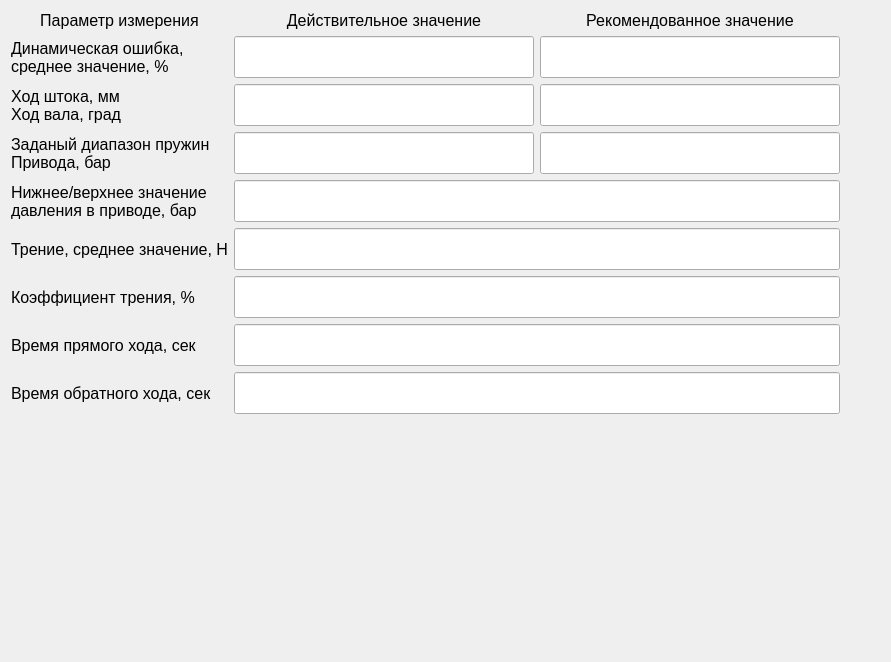
          <widget class="QWidget" name="tab_reportGenerationGeneral_resultsTable">
           <attribute name="title">
            <string>Результат диагностики</string>
           </attribute>
           <layout class="QGridLayout" name="gridLayout_7">
            <property name="sizeConstraint">
             <enum>QLayout::SizeConstraint::SetDefaultConstraint</enum>
            </property>
            <item row="8" column="0">
             <widget class="QLabel" name="label_resultsTable_strokeTest_forwardTime">
              <property name="sizePolicy">
               <sizepolicy hsizetype="Preferred" vsizetype="Preferred">
                <horstretch>0</horstretch>
                <verstretch>0</verstretch>
               </sizepolicy>
              </property>
              <property name="minimumSize">
               <size>
                <width>0</width>
                <height>42</height>
               </size>
              </property>
              <property name="font">
               <font>
                <family>Segoe UI</family>
                <pointsize>12</pointsize>
                <stylestrategy>PreferDefault</stylestrategy>
               </font>
              </property>
              <property name="text">
               <string>Время прямого хода, сек</string>
              </property>
             </widget>
            </item>
            <item row="2" column="0">
             <widget class="QLabel" name="label_resultsTable_strokeReal_strokeRecomend">
              <property name="sizePolicy">
               <sizepolicy hsizetype="Preferred" vsizetype="Maximum">
                <horstretch>0</horstretch>
                <verstretch>0</verstretch>
               </sizepolicy>
              </property>
              <property name="minimumSize">
               <size>
                <width>0</width>
                <height>42</height>
               </size>
              </property>
              <property name="font">
               <font>
                <family>Segoe UI</family>
                <pointsize>12</pointsize>
                <stylestrategy>PreferDefault</stylestrategy>
               </font>
              </property>
              <property name="text">
               <string>Ход штока, мм
Ход вала, град</string>
              </property>
             </widget>
            </item>
            <item row="0" column="2">
             <widget class="QLabel" name="label_resultsTable_titleRecommendedValue">
              <property name="sizePolicy">
               <sizepolicy hsizetype="Preferred" vsizetype="Preferred">
                <horstretch>0</horstretch>
                <verstretch>0</verstretch>
               </sizepolicy>
              </property>
              <property name="minimumSize">
               <size>
                <width>300</width>
                <height>0</height>
               </size>
              </property>
              <property name="font">
               <font>
                <family>Segoe UI</family>
                <pointsize>12</pointsize>
                <stylestrategy>PreferDefault</stylestrategy>
               </font>
              </property>
              <property name="lineWidth">
               <number>1</number>
              </property>
              <property name="text">
               <string>Рекомендованное значение</string>
              </property>
              <property name="alignment">
               <set>Qt::AlignmentFlag::AlignCenter</set>
              </property>
             </widget>
            </item>
            <item row="1" column="0">
             <widget class="QLabel" name="label_resultsTable_dinamicReal">
              <property name="sizePolicy">
               <sizepolicy hsizetype="Preferred" vsizetype="Maximum">
                <horstretch>0</horstretch>
                <verstretch>0</verstretch>
               </sizepolicy>
              </property>
              <property name="minimumSize">
               <size>
                <width>0</width>
                <height>42</height>
               </size>
              </property>
              <property name="font">
               <font>
                <family>Segoe UI</family>
                <pointsize>12</pointsize>
                <stylestrategy>PreferDefault</stylestrategy>
               </font>
              </property>
              <property name="text">
               <string>Динамическая ошибка,
среднее значение, %</string>
              </property>
             </widget>
            </item>
            <item row="3" column="1">
             <widget class="QLineEdit" name="lineEdit_resultsTable_driveRangeReal">
              <property name="sizePolicy">
               <sizepolicy hsizetype="Preferred" vsizetype="Preferred">
                <horstretch>0</horstretch>
                <verstretch>0</verstretch>
               </sizepolicy>
              </property>
              <property name="font">
               <font>
                <family>Segoe UI</family>
                <pointsize>12</pointsize>
               </font>
              </property>
              <property name="focusPolicy">
               <enum>Qt::FocusPolicy::ClickFocus</enum>
              </property>
              <property name="styleSheet">
               <string notr="true">padding: 5px 10px;</string>
              </property>
              <property name="readOnly">
               <bool>false</bool>
              </property>
             </widget>
            </item>
            <item row="6" column="0">
             <widget class="QLabel" name="label_resultsTable_friction">
              <property name="sizePolicy">
               <sizepolicy hsizetype="Preferred" vsizetype="Preferred">
                <horstretch>0</horstretch>
                <verstretch>0</verstretch>
               </sizepolicy>
              </property>
              <property name="minimumSize">
               <size>
                <width>0</width>
                <height>42</height>
               </size>
              </property>
              <property name="font">
               <font>
                <family>Segoe UI</family>
                <pointsize>12</pointsize>
                <stylestrategy>PreferDefault</stylestrategy>
               </font>
              </property>
              <property name="frameShape">
               <enum>QFrame::Shape::NoFrame</enum>
              </property>
              <property name="frameShadow">
               <enum>QFrame::Shadow::Plain</enum>
              </property>
              <property name="lineWidth">
               <number>2</number>
              </property>
              <property name="text">
               <string>Трение, среднее значение, Н</string>
              </property>
             </widget>
            </item>
            <item row="3" column="2">
             <widget class="QLineEdit" name="lineEdit_resultsTable_driveRangeRecomend">
              <property name="sizePolicy">
               <sizepolicy hsizetype="Preferred" vsizetype="Preferred">
                <horstretch>0</horstretch>
                <verstretch>0</verstretch>
               </sizepolicy>
              </property>
              <property name="font">
               <font>
                <family>Segoe UI</family>
                <pointsize>12</pointsize>
               </font>
              </property>
              <property name="focusPolicy">
               <enum>Qt::FocusPolicy::ClickFocus</enum>
              </property>
              <property name="styleSheet">
               <string notr="true">padding: 5px 10px;</string>
              </property>
              <property name="readOnly">
               <bool>false</bool>
              </property>
             </widget>
            </item>
            <item row="3" column="0">
             <widget class="QLabel" name="label_resultsTable_rangeSpring">
              <property name="sizePolicy">
               <sizepolicy hsizetype="Preferred" vsizetype="Maximum">
                <horstretch>0</horstretch>
                <verstretch>0</verstretch>
               </sizepolicy>
              </property>
              <property name="minimumSize">
               <size>
                <width>0</width>
                <height>42</height>
               </size>
              </property>
              <property name="font">
               <font>
                <family>Segoe UI</family>
                <pointsize>12</pointsize>
                <stylestrategy>PreferDefault</stylestrategy>
               </font>
              </property>
              <property name="text">
               <string>Заданый диапазон пружин
Привода, бар</string>
              </property>
             </widget>
            </item>
            <item row="1" column="2">
             <widget class="QLineEdit" name="lineEdit_resultsTable_dynamicErrorRecomend">
              <property name="sizePolicy">
               <sizepolicy hsizetype="Preferred" vsizetype="Preferred">
                <horstretch>0</horstretch>
                <verstretch>0</verstretch>
               </sizepolicy>
              </property>
              <property name="font">
               <font>
                <family>Segoe UI</family>
                <pointsize>12</pointsize>
               </font>
              </property>
              <property name="focusPolicy">
               <enum>Qt::FocusPolicy::ClickFocus</enum>
              </property>
              <property name="styleSheet">
               <string notr="true">padding: 5px 10px;</string>
              </property>
              <property name="readOnly">
               <bool>false</bool>
              </property>
             </widget>
            </item>
            <item row="0" column="1">
             <widget class="QLabel" name="label_resultsTable_titleValidValue">
              <property name="sizePolicy">
               <sizepolicy hsizetype="Preferred" vsizetype="Preferred">
                <horstretch>0</horstretch>
                <verstretch>0</verstretch>
               </sizepolicy>
              </property>
              <property name="minimumSize">
               <size>
                <width>300</width>
                <height>0</height>
               </size>
              </property>
              <property name="font">
               <font>
                <family>Segoe UI</family>
                <pointsize>12</pointsize>
                <stylestrategy>PreferDefault</stylestrategy>
               </font>
              </property>
              <property name="lineWidth">
               <number>1</number>
              </property>
              <property name="text">
               <string>Действительное значение</string>
              </property>
              <property name="alignment">
               <set>Qt::AlignmentFlag::AlignCenter</set>
              </property>
             </widget>
            </item>
            <item row="1" column="1">
             <widget class="QLineEdit" name="lineEdit_resultsTable_dynamicErrorReal">
              <property name="sizePolicy">
               <sizepolicy hsizetype="Preferred" vsizetype="Preferred">
                <horstretch>0</horstretch>
                <verstretch>0</verstretch>
               </sizepolicy>
              </property>
              <property name="font">
               <font>
                <family>Segoe UI</family>
                <pointsize>12</pointsize>
               </font>
              </property>
              <property name="focusPolicy">
               <enum>Qt::FocusPolicy::ClickFocus</enum>
              </property>
              <property name="styleSheet">
               <string notr="true">padding: 5px 10px;</string>
              </property>
              <property name="readOnly">
               <bool>false</bool>
              </property>
             </widget>
            </item>
            <item row="5" column="0">
             <widget class="QLabel" name="label_resultsTable_rangePressure">
              <property name="sizePolicy">
               <sizepolicy hsizetype="Preferred" vsizetype="Preferred">
                <horstretch>0</horstretch>
                <verstretch>0</verstretch>
               </sizepolicy>
              </property>
              <property name="minimumSize">
               <size>
                <width>0</width>
                <height>42</height>
               </size>
              </property>
              <property name="font">
               <font>
                <family>Segoe UI</family>
                <pointsize>12</pointsize>
                <stylestrategy>PreferDefault</stylestrategy>
               </font>
              </property>
              <property name="text">
               <string>Нижнее/верхнее значение
давления в приводе, бар</string>
              </property>
             </widget>
            </item>
            <item row="2" column="1">
             <widget class="QLineEdit" name="lineEdit_resultsTable_strokeReal">
              <property name="sizePolicy">
               <sizepolicy hsizetype="Preferred" vsizetype="Preferred">
                <horstretch>0</horstretch>
                <verstretch>0</verstretch>
               </sizepolicy>
              </property>
              <property name="font">
               <font>
                <family>Segoe UI</family>
                <pointsize>12</pointsize>
               </font>
              </property>
              <property name="focusPolicy">
               <enum>Qt::FocusPolicy::ClickFocus</enum>
              </property>
              <property name="styleSheet">
               <string notr="true">padding: 5px 10px;</string>
              </property>
              <property name="readOnly">
               <bool>false</bool>
              </property>
             </widget>
            </item>
            <item row="7" column="0">
             <widget class="QLabel" name="label_resultsTable_frictionPercent">
              <property name="sizePolicy">
               <sizepolicy hsizetype="Preferred" vsizetype="Preferred">
                <horstretch>0</horstretch>
                <verstretch>0</verstretch>
               </sizepolicy>
              </property>
              <property name="minimumSize">
               <size>
                <width>0</width>
                <height>42</height>
               </size>
              </property>
              <property name="font">
               <font>
                <family>Segoe UI</family>
                <pointsize>12</pointsize>
                <stylestrategy>PreferDefault</stylestrategy>
               </font>
              </property>
              <property name="text">
               <string>Коэффициент трения, %</string>
              </property>
             </widget>
            </item>
            <item row="2" column="3">
             <spacer name="horizontalSpacer_9">
              <property name="orientation">
               <enum>Qt::Orientation::Horizontal</enum>
              </property>
              <property name="sizeHint" stdset="0">
               <size>
                <width>40</width>
                <height>20</height>
               </size>
              </property>
             </spacer>
            </item>
            <item row="2" column="2">
             <widget class="QLineEdit" name="lineEdit_resultsTable_strokeRecomend">
              <property name="sizePolicy">
               <sizepolicy hsizetype="Preferred" vsizetype="Preferred">
                <horstretch>0</horstretch>
                <verstretch>0</verstretch>
               </sizepolicy>
              </property>
              <property name="font">
               <font>
                <family>Segoe UI</family>
                <pointsize>12</pointsize>
               </font>
              </property>
              <property name="focusPolicy">
               <enum>Qt::FocusPolicy::ClickFocus</enum>
              </property>
              <property name="styleSheet">
               <string notr="true">padding: 5px 10px;</string>
              </property>
              <property name="readOnly">
               <bool>false</bool>
              </property>
             </widget>
            </item>
            <item row="0" column="0">
             <widget class="QLabel" name="label_resultsTable_titileMeasurementParameter">
              <property name="sizePolicy">
               <sizepolicy hsizetype="Preferred" vsizetype="Preferred">
                <horstretch>0</horstretch>
                <verstretch>0</verstretch>
               </sizepolicy>
              </property>
              <property name="font">
               <font>
                <family>Segoe UI</family>
                <pointsize>12</pointsize>
                <stylestrategy>PreferDefault</stylestrategy>
               </font>
              </property>
              <property name="lineWidth">
               <number>1</number>
              </property>
              <property name="text">
               <string>Параметр измерения</string>
              </property>
              <property name="alignment">
               <set>Qt::AlignmentFlag::AlignCenter</set>
              </property>
             </widget>
            </item>
            <item row="10" column="0">
             <spacer name="verticalSpacer_14">
              <property name="orientation">
               <enum>Qt::Orientation::Vertical</enum>
              </property>
              <property name="sizeHint" stdset="0">
               <size>
                <width>20</width>
                <height>237</height>
               </size>
              </property>
             </spacer>
            </item>
            <item row="9" column="0">
             <widget class="QLabel" name="label_resultsTable_strokeTest_backwardTime">
              <property name="sizePolicy">
               <sizepolicy hsizetype="Preferred" vsizetype="Preferred">
                <horstretch>0</horstretch>
                <verstretch>0</verstretch>
               </sizepolicy>
              </property>
              <property name="minimumSize">
               <size>
                <width>0</width>
                <height>42</height>
               </size>
              </property>
              <property name="font">
               <font>
                <family>Segoe UI</family>
                <pointsize>12</pointsize>
                <stylestrategy>PreferDefault</stylestrategy>
               </font>
              </property>
              <property name="text">
               <string>Время обратного хода, сек</string>
              </property>
             </widget>
            </item>
            <item row="6" column="1" colspan="2">
             <widget class="QLineEdit" name="lineEdit_resultsTable_frictionForceValue">
              <property name="sizePolicy">
               <sizepolicy hsizetype="Preferred" vsizetype="Preferred">
                <horstretch>0</horstretch>
                <verstretch>0</verstretch>
               </sizepolicy>
              </property>
              <property name="font">
               <font>
                <family>Segoe UI</family>
                <pointsize>12</pointsize>
               </font>
              </property>
              <property name="focusPolicy">
               <enum>Qt::FocusPolicy::ClickFocus</enum>
              </property>
              <property name="styleSheet">
               <string notr="true">padding: 5px 10px;</string>
              </property>
              <property name="readOnly">
               <bool>false</bool>
              </property>
             </widget>
            </item>
            <item row="7" column="1" colspan="2">
             <widget class="QLineEdit" name="lineEdit_resultsTable_frictionPercentValue">
              <property name="sizePolicy">
               <sizepolicy hsizetype="Preferred" vsizetype="Preferred">
                <horstretch>0</horstretch>
                <verstretch>0</verstretch>
               </sizepolicy>
              </property>
              <property name="font">
               <font>
                <family>Segoe UI</family>
                <pointsize>12</pointsize>
               </font>
              </property>
              <property name="focusPolicy">
               <enum>Qt::FocusPolicy::ClickFocus</enum>
              </property>
              <property name="styleSheet">
               <string notr="true">padding: 5px 10px;</string>
              </property>
              <property name="readOnly">
               <bool>false</bool>
              </property>
             </widget>
            </item>
            <item row="8" column="1" colspan="2">
             <widget class="QLineEdit" name="lineEdit_resultsTable_strokeTest_forwardTime">
              <property name="sizePolicy">
               <sizepolicy hsizetype="Preferred" vsizetype="Preferred">
                <horstretch>0</horstretch>
                <verstretch>0</verstretch>
               </sizepolicy>
              </property>
              <property name="font">
               <font>
                <family>Segoe UI</family>
                <pointsize>12</pointsize>
               </font>
              </property>
              <property name="focusPolicy">
               <enum>Qt::FocusPolicy::ClickFocus</enum>
              </property>
              <property name="styleSheet">
               <string notr="true">padding: 5px 10px;</string>
              </property>
              <property name="readOnly">
               <bool>false</bool>
              </property>
             </widget>
            </item>
            <item row="9" column="1" colspan="2">
             <widget class="QLineEdit" name="lineEdit_resultsTable_strokeTest_backwardTime">
              <property name="sizePolicy">
               <sizepolicy hsizetype="Preferred" vsizetype="Preferred">
                <horstretch>0</horstretch>
                <verstretch>0</verstretch>
               </sizepolicy>
              </property>
              <property name="font">
               <font>
                <family>Segoe UI</family>
                <pointsize>12</pointsize>
               </font>
              </property>
              <property name="focusPolicy">
               <enum>Qt::FocusPolicy::ClickFocus</enum>
              </property>
              <property name="styleSheet">
               <string notr="true">padding: 5px 10px;</string>
              </property>
              <property name="readOnly">
               <bool>false</bool>
              </property>
             </widget>
            </item>
            <item row="5" column="1" colspan="2">
             <widget class="QLineEdit" name="lineEdit_resultsTable_rangePressure">
              <property name="sizePolicy">
               <sizepolicy hsizetype="Preferred" vsizetype="Preferred">
                <horstretch>0</horstretch>
                <verstretch>0</verstretch>
               </sizepolicy>
              </property>
              <property name="font">
               <font>
                <family>Segoe UI</family>
                <pointsize>12</pointsize>
               </font>
              </property>
              <property name="focusPolicy">
               <enum>Qt::FocusPolicy::ClickFocus</enum>
              </property>
              <property name="styleSheet">
               <string notr="true">padding: 5px 10px;</string>
              </property>
              <property name="dragEnabled">
               <bool>false</bool>
              </property>
              <property name="readOnly">
               <bool>false</bool>
              </property>
              <property name="cursorMoveStyle">
               <enum>Qt::CursorMoveStyle::LogicalMoveStyle</enum>
              </property>
              <property name="clearButtonEnabled">
               <bool>false</bool>
              </property>
             </widget>
            </item>
           </layout>
          </widget>
